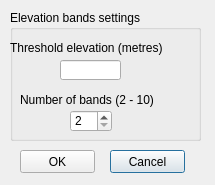
<?xml version="1.0" encoding="UTF-8"?>
<ui version="4.0">
 <class>ElevatioBandsDialog</class>
 <widget class="QDialog" name="ElevatioBandsDialog">
  <property name="geometry">
   <rect>
    <x>0</x>
    <y>0</y>
    <width>215</width>
    <height>185</height>
   </rect>
  </property>
  <property name="windowTitle">
   <string>Elevation Bands</string>
  </property>
  <property name="windowIcon">
   <iconset resource="resources.qrc">
    <normaloff>:/plugins/QSWATPlus/swatplus.ico</normaloff>:/plugins/QSWATPlus/swatplus.ico</iconset>
  </property>
  <widget class="QGroupBox" name="groupBox">
   <property name="geometry">
    <rect>
     <x>10</x>
     <y>10</y>
     <width>191</width>
     <height>131</height>
    </rect>
   </property>
   <property name="title">
    <string>Elevation bands settings</string>
   </property>
   <widget class="QLineEdit" name="elevBandsThreshold">
    <property name="geometry">
     <rect>
      <x>50</x>
      <y>50</y>
      <width>61</width>
      <height>20</height>
     </rect>
    </property>
    <property name="toolTip">
     <string>Elevation bands will be provided for subbasins whose maximum height exceeds this threshold.</string>
    </property>
    <property name="inputMethodHints">
     <set>Qt::ImhPreferNumbers</set>
    </property>
   </widget>
   <widget class="QSpinBox" name="numElevBands">
    <property name="geometry">
     <rect>
      <x>60</x>
      <y>100</y>
      <width>42</width>
      <height>22</height>
     </rect>
    </property>
    <property name="minimum">
     <number>2</number>
    </property>
    <property name="maximum">
     <number>10</number>
    </property>
   </widget>
   <widget class="QLabel" name="label_2">
    <property name="geometry">
     <rect>
      <x>10</x>
      <y>80</y>
      <width>171</width>
      <height>20</height>
     </rect>
    </property>
    <property name="text">
     <string>Number of bands (2 - 10)</string>
    </property>
   </widget>
   <widget class="QLabel" name="label">
    <property name="geometry">
     <rect>
      <x>0</x>
      <y>30</y>
      <width>201</width>
      <height>16</height>
     </rect>
    </property>
    <property name="text">
     <string>Threshold elevation (metres)</string>
    </property>
   </widget>
  </widget>
  <widget class="QPushButton" name="cancelButton">
   <property name="geometry">
    <rect>
     <x>110</x>
     <y>150</y>
     <width>75</width>
     <height>23</height>
    </rect>
   </property>
   <property name="text">
    <string>Cancel</string>
   </property>
  </widget>
  <widget class="QPushButton" name="okButton">
   <property name="geometry">
    <rect>
     <x>20</x>
     <y>150</y>
     <width>75</width>
     <height>23</height>
    </rect>
   </property>
   <property name="text">
    <string>OK</string>
   </property>
  </widget>
 </widget>
 <resources>
  <include location="resources.qrc"/>
 </resources>
 <connections/>
</ui>
